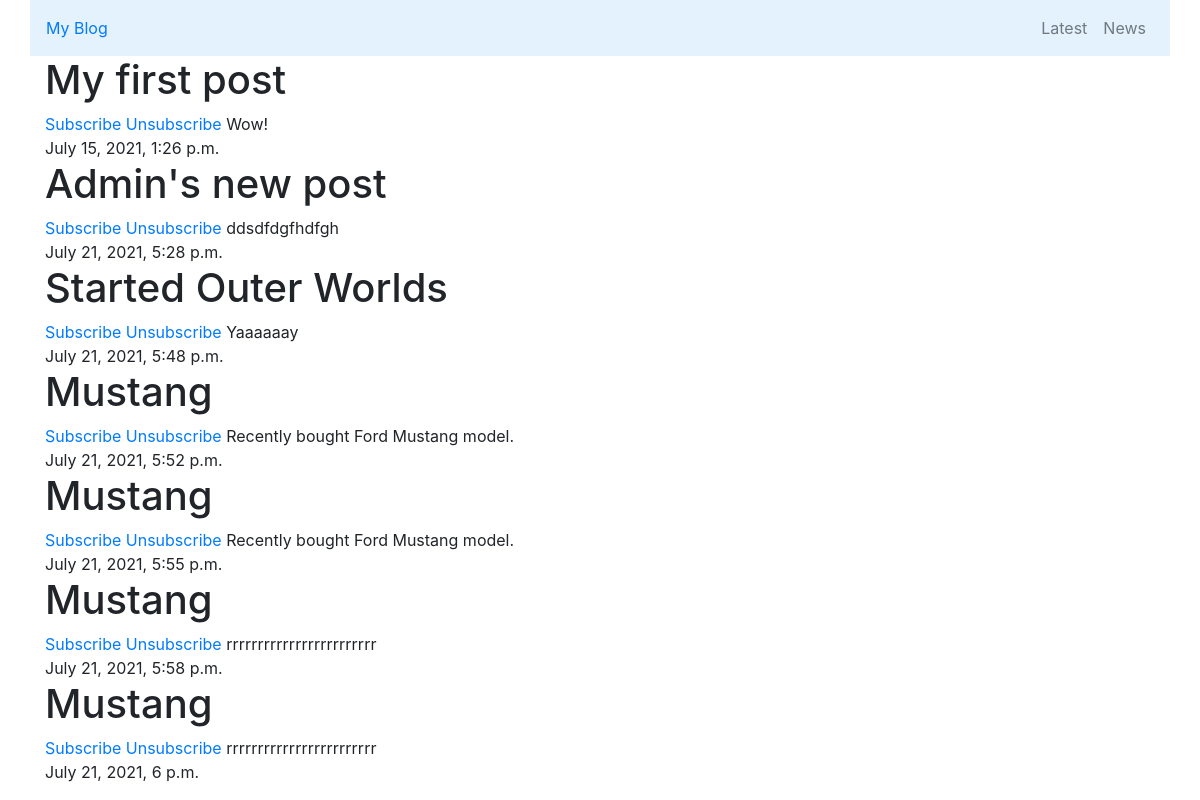
/profile/admin/, run on an earlier commit of the app's database.
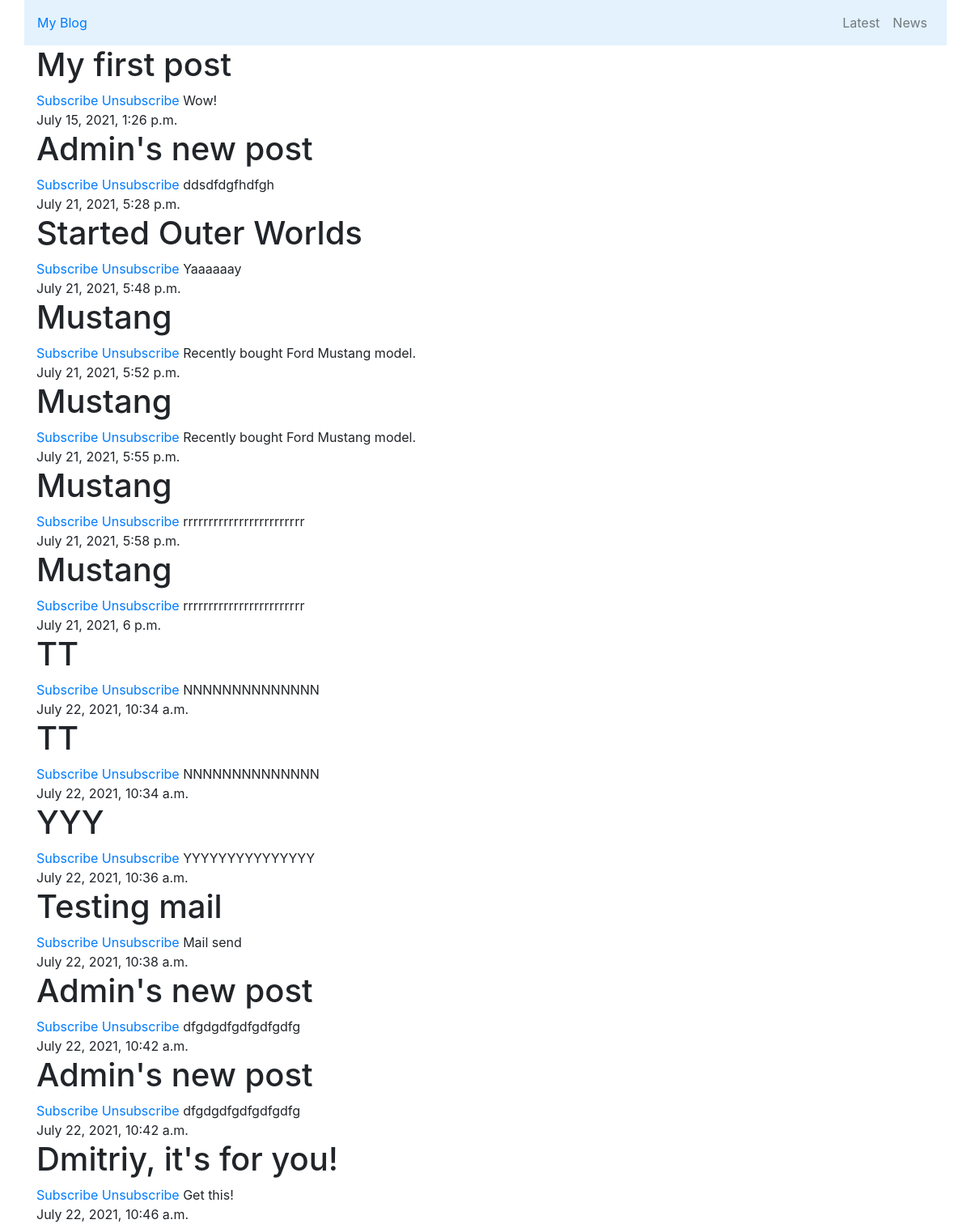
And on a later commit of the database.
### blog/models.py (models this page shows)
class Post(models.Model):
    user = models.ForeignKey(settings.AUTH_USER_MODEL, related_name='posts', verbose_name='Пользователь',
                             on_delete=models.CASCADE)
    title = models.CharField(max_length=255, verbose_name='Заголовок')
    text = models.TextField(verbose_name='Текст')
    date = models.DateTimeField(auto_now_add=True, verbose_name='Дата создания')
    id = models.AutoField(primary_key=True)
    class Meta:
        verbose_name = 'Пост'
        verbose_name_plural = 'Посты'

### blog/views.py (the view)
# urls.py: path('profile/<str:username>/', views.post_list, name='post_list'),
def post_list(request, username):
    post_owner = get_object_or_404(User, username=username)
    posts = Post.objects.filter(user=post_owner)
    return render(request, 'blog/list.html',
                  {'posts': posts})

### blog/templates/blog/list.html (shortened to what this page needs)
{% extends "blog/base.html" %}
{% block content %}
{% for post in posts %}
<h1>{{ post.title }}</h1>
<a href="{% url 'blog:add_user' post.user%}">Subscribe</a>
<a href="{% url 'blog:delete_user' post.user%}">Unsubsсribe</a>
{{ post.text }}
<br>
{{ post.date }}
{% endfor %}
{% endblock %}

What changed in the data, as far as the page shows it:
added Post: title "TT", text "NNNNNNNNNNNNNN", date "July 22, 2021, 10:34 a.m."
added Post: title "TT", text "NNNNNNNNNNNNNN", date "July 22, 2021, 10:34 a.m."
added Post: title "YYY", text "YYYYYYYYYYYYYYY", date "July 22, 2021, 10:36 a.m."
added Post: title "Testing mail", text "Mail send", date "July 22, 2021, 10:38 a.m."
added Post: title "Admin's new post", text "dfgdgdfgdfgdfgdfg", date "July 22, 2021, 10:42 a.m."
added Post: title "Admin's new post", text "dfgdgdfgdfgdfgdfg", date "July 22, 2021, 10:42 a.m."
added Post: title "Dmitriy, it's for you!", text "Get this!", date "July 22, 2021, 10:46 a.m."
